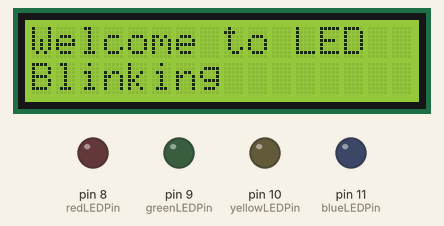
The sketch below on a simulated Arduino Uno, built with avr-gcc and run on an emulated ATmega328P. Shown: 16×2 character LCD, output pins drawn as LEDs (lit = HIGH).

Above: at 0.1 s.
At 2.2 s:
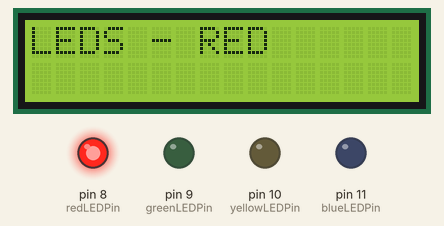
At 2.7 s:
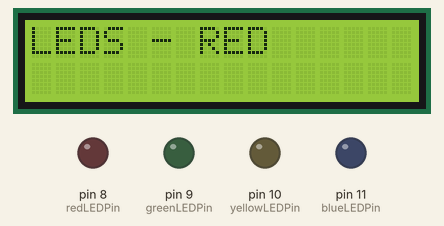
At 3.7 s:
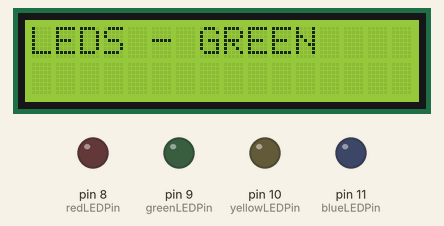
At 4.7 s:
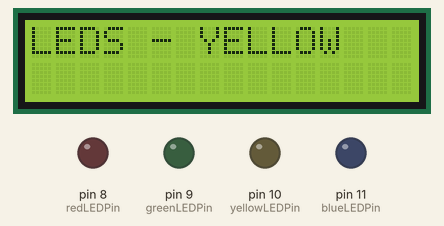
At 5.7 s:
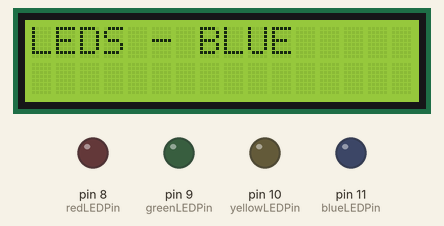
Timing chart, 0 to 40.0 s (numbered marks = the images above):
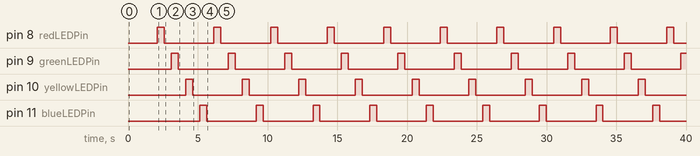

Measured:
- by itself, pin 8 (redLEDPin), pin 9 (greenLEDPin), pin 10 (yellowLEDPin), pin 11 (blueLEDPin): alternates HIGH for 0.50 s and LOW for 3.6 s
- by itself, everything shown: repeats every 4.1 s, in 8 steps
- what the display in image 1 shows lasts 1.0 s, from 2.1 s to 3.1 s

The sketch:

LED_Blinking_Demonstration_OnLCD.ino
```cpp
#include <Wire.h>
#include <LiquidCrystal_I2C.h>

// Initialize the LCD with I2C address 0x27 (common) and 16x2 display
LiquidCrystal_I2C lcd(0x27, 16, 2);

// LED pin definitions
const int redLEDPin = 8;
const int greenLEDPin = 9;
const int yellowLEDPin = 10;
const int blueLEDPin = 11;

void setup() {
  // Initialize LCD
  lcd.begin();
  lcd.backlight();

  // Initialize LED pins as OUTPUT
  pinMode(redLEDPin, OUTPUT);
  pinMode(greenLEDPin, OUTPUT);
  pinMode(yellowLEDPin, OUTPUT);
  pinMode(blueLEDPin, OUTPUT);

  // Display the welcome message
  lcd.clear();
  lcd.setCursor(0, 0);
  lcd.print("Welcome to LED");
  lcd.setCursor(0, 1);
  lcd.print("Blinking");
  delay(2000); // Wait for 2 seconds before showing which LED is blinking
}

void loop() {
  // Blink RED LED
  blinkLED("LEDS - RED", redLEDPin);

  // Blink GREEN LED
  blinkLED("LEDS - GREEN", greenLEDPin);

  // Blink YELLOW LED
  blinkLED("LEDS - YELLOW", yellowLEDPin);

  // Blink BLUE LED
  blinkLED("LEDS - BLUE", blueLEDPin);
}

// Function to blink a specific LED and update LCD
void blinkLED(const char* message, int ledPin) {
  // Display which LED is blinking
  lcd.clear();
  lcd.setCursor(0, 0);
  lcd.print(message);

  // Blink the LED
  digitalWrite(ledPin, HIGH);
  delay(500); // LED ON for 0.5 seconds
  digitalWrite(ledPin, LOW);
  delay(500); // LED OFF for 0.5 seconds
}
```
